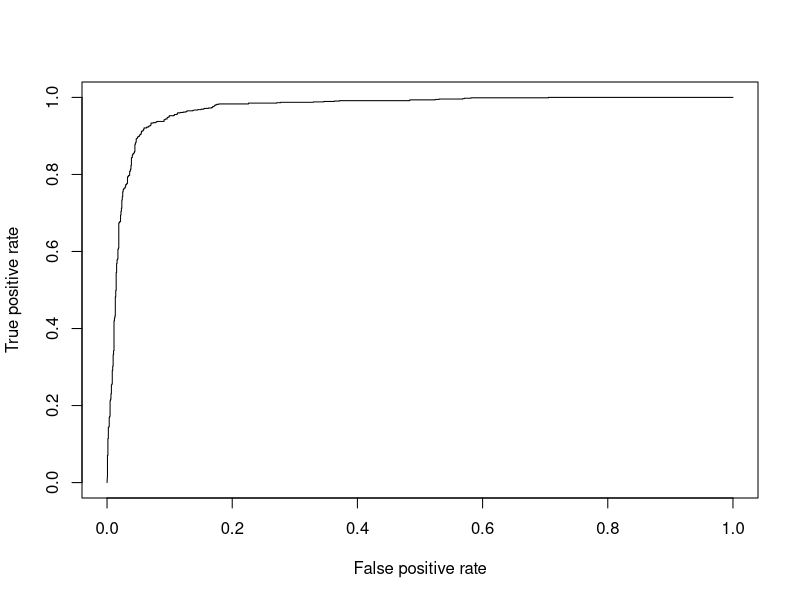

Write R code to recreate this figure.
## ---- chunk 1
# SPAM 
library(kernlab)

# loading the data
data(spam)

str(spam)

#subsampling
set.seed(1)
train=rbinom(4601,size=1,prob=0.5)

# no of observations with 0s and 1s
table(train)

#Assigning train and test datasets

trainSpam=spam[train==1,]
testSpam=spam[train==0,]

#EDA on trainSpam dataset

#Summary gives spam:867, nonspam:1350
summary(trainSpam$type)

#60% prediction ability at base model prediction

#Logistic Regression

mylogit=glm(type~.,data=trainSpam,family="binomial")

summary(mylogit)

#Significant variables: our, over, remove, free, hp, charDollar, charExclamation, capitalTotal
#internet,order,mail,business,you,num000,george,data, technology,project,re,edu,capitalAve


anova(mylogit,test="Chisq")


library(pscl)
pR2(mylogit)

library(ROCR)



results=predict(mylogit,testSpam,type='response')

misClassificError=mean(results!=testSpam$type)




p=predict(mylogit,testSpam,type="response")
pr=prediction(p,testSpam$type)
prf=performance(pr,measure="tpr",x.measure="fpr")
plot(prf)
auc=performance(pr,measure="auc")
auc=auc@y.values[[1]]
auc


#Confusion Matrix

p=predict(mylogit,testSpam,type="response")
predictedSpam=rep("nonspam",dim(testSpam)[1])

predictedSpam[mylogit$fitted>0.5]="spam"

table(predictedSpam,testSpam$type)
